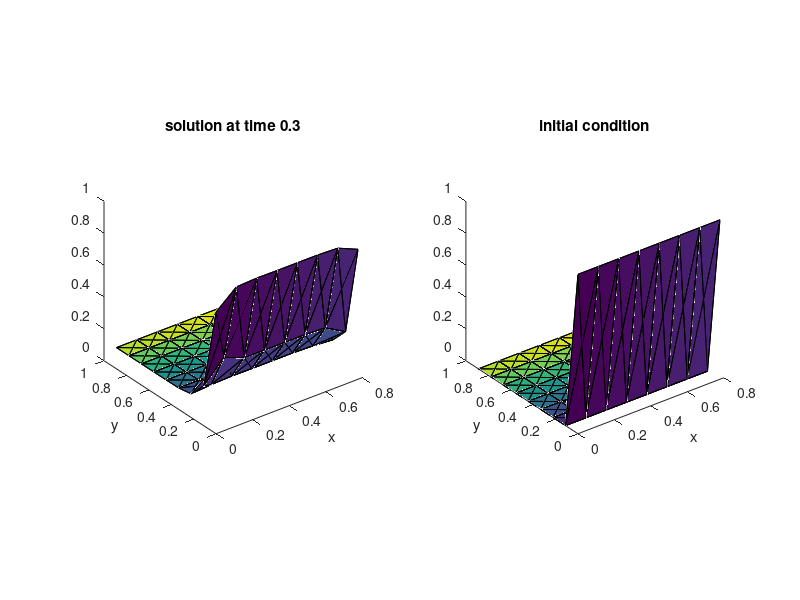

Write MATLAB code to recreate this figure.
clear all
close all

%% Doing 2d case:
xdir = [0, 1];
ydir = [0, 1];

N1 = 10;    % x-dir
N2 = 10;    % y-dir
N = N1*N2;
Nn = (N1-2)*(N2-1);

h = (xdir(2) - xdir(1))/(N1 - 1);
l = (ydir(2) - ydir(1))/(N2 - 1);

% making points:
z = zeros(Nn, 2);

% building quads of points. Each quad is one element.
quad = zeros(1,4);
count = 0;
for j = 1:N2-1
    for i = 1:N1-2
        count = count +1;
        if count + N1 - 1 <= Nn
            quad(count,:) = [count, count + 1, count + N1-1, count + N1-2];
            %quad(count,:) = [count + N1-2, count + N1-1, count, count + 1];
        end
        z(count,:) = [(i-1)*h, (j-1)*l];
    end
end
% removing uneccesary quads:
quad = quad(mod(quad(:,1),N1-2) ~= 0,:);

% Looping over elements to find mass and stiffness matrix
M = zeros(Nn);
K = zeros(Nn);
for i = 1:length(quad)
    nodes = quad(i,:);

    Me = diag(h*l/9*ones(4,1)) ...
        + diag(h*l/18*ones(3,1),-1) + diag(h*l/18*ones(3,1),+1) ...
        + diag(h*l/36*ones(2,1), -2) + diag(h*l/36*ones(2,1), 2) ...
        + diag(h*l/18, -3) + diag(h*l/18,3);
    
    
    M(nodes, nodes) = M(nodes, nodes) + Me;
    
    Ke = 0.5*(l/(3*h) + h/(3*l))*diag(ones(4,1));  % 0.5 so wont get factor of 2 when Ke = Ke + Ke'
    Ke(1,2) = h/(6*l) - l/(3*h);
    Ke(2,3) = Ke(1,2);
    Ke(3,4) = l/(6*h) - h/(3*l);
    Ke(1,4) = Ke(3,4);
    Ke(1,3) = -h/(6*l) - l/(6*h);
    Ke(2,4) = Ke(1,3);

    Qe = Ke + Ke';
    
    K(nodes, nodes) = K(nodes, nodes) + Qe;
end

% Boundary conditions for a-side:
for i = 1:N1
    M(i,i) = 2*h*l/9;
    K(i,i) = 2*(l/(3*h) + h/(3*l));
end
% dirichlet conditions are built into system


% setting up initial values
U = [ones(N1-2,1); zeros(Nn-N1+2,1)];
PR = ones(N1,1);
Xt = [U ; PR];


% Building large system (building in all boundary conditions)
Mbar = diag(h*ones(N1,1));
Mbar(1,1) = h/2;
Mbar(N1,N1) = h/2;

alpha = 1;
% put in gammas in c
c = h/alpha*(1 + 6 + 1)*ones(Nn,1);
c(1) = h/alpha*4;
c(Nn) = h/alpha*4;      % not sure if we should be shorter?

% dimension of all bars = N1
cbar = h*ones(N1,1);
cbar(1) = h/2;
cbar(N1-1) = h/2;

% building Qbar and Q
Qbar = @(U) h/8*diag( [U(2), 6*U(2) + U(3), (U(2:N1-3) + 6*U(3:N1-2) + U(4:N1-1))', 6*U(N1-1) + U(N1-2), U(N1-1)]);
Q = @(PR) h/(24*alpha)*diag([ PR(1:N1-2) + 14*PR(2:N1-1) + PR(3:N1); zeros(Nn-N1+2,1)]) ...
    + h/(12*alpha)*diag([ PR(1:N1-3) + PR(2:N1-2); zeros(Nn-N1+2,1)],-1) ...
    + h/(12*alpha)*diag([ PR(2:N1-2) + PR(3:N1-1); zeros(Nn-N1+2,1)],1);

% d-vector:
d = @(PR) h/8*[ PR(1:N1-2) + 6*PR(2:N1-1) + PR(3:N1); zeros(Nn-N1+2,1)];

% hat members are used in final computation
chat = [c; cbar];
Mhat = [M, zeros(Nn, N1); zeros(N1, Nn), Mbar];
Khat = [K, zeros(Nn, N1); zeros(N1, Nn), zeros(N1, N1)];
Dhat = [zeros(Nn, Nn), zeros(Nn,N1); zeros(N1, Nn), Mbar];
Qhat = @(X) [Q(X(Nn+1:end)), zeros(Nn, N1); zeros(N1,Nn), Qbar(X(1:Nn))];
dhat = @(X) [d(X(Nn+1:end)); zeros(N1,1)];


% setting constants:
k1 = 0.5;
k2 = 0.5;

% solving system:
myfun = @(t,X) -alpha*Khat*X - k1*Qhat(X)*X + k2*chat - k2*dhat(X) - k2*Dhat*X;

options = odeset('Mass', Mhat);

[t,xa] = ode45(myfun,[0 0.3],Xt, options);


%% Plotting results
results = [z(:,1), z(:,2), xa(end,1:Nn)'];

figure
subplot(1,2,1)
tetramesh(quad, results)
title('solution at time 0.3')
axis square
xlabel('x'), ylabel('y'),
subplot(1,2,2)
tetramesh(quad, [z, Xt(1:Nn)])
title('initial condition')
axis square
xlabel('x'), ylabel('y'),

